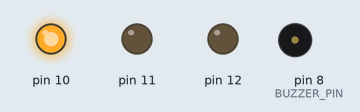
Bench run of a sketch on a simulated Arduino Uno, built with avr-gcc and run on an emulated ATmega328P. Parts: output pins drawn as LEDs (lit = HIGH), buzzer (waves = sounding, pin HIGH). What the sketch prints to the serial monitor is not drawn.

Above: at 2.5 s.
At 5.1 s:
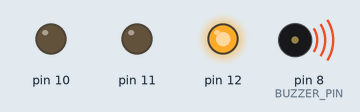
At 7.6 s:
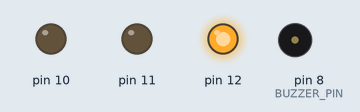
At 10.5 s:
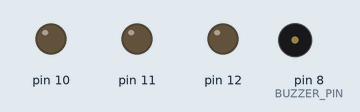
At 11.4 s:
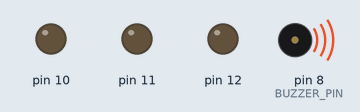
At 14.1 s:
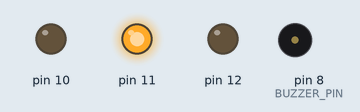
Timing chart, 0 to 17.1 s (numbered marks = the images above):
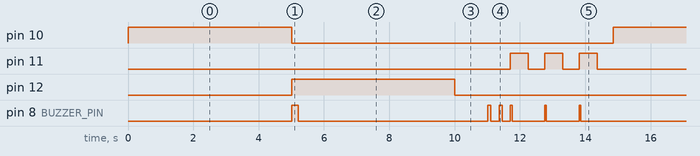

Measured:
- by itself, pin 10, pin 12: alternates HIGH for 5.0 s and LOW for 9.9 s
- by itself, pin 11: LOW → HIGH at 11.7 s, → LOW 0.55 s later, → HIGH 0.50 s later, → LOW 0.55 s later, … (12 changes in this stretch)
- by itself, pin 8 (BUZZER_PIN): repeats every 14.9 s: LOW 5.8 s, 2 × (HIGH 0.10 s, LOW 0.25 s), 2 × (HIGH 0.05 s, LOW 1.0 s), HIGH 0.05 s, LOW 6.0 s, HIGH 0.20 s

The sketch:

with_sound.ino
```cpp
/*
Уровень 2: Светофор со звуковыми сигналами
- При включении зелёного - короткий звук
- Перед красным - два предупреждающих сигнала
- Для работы нужен пьезо-зуммер на пине 8
*/

#define BUZZER_PIN 8  // Пин для зуммера

void setup() {
  pinMode(10, OUTPUT);  // 🔴 Красный
  pinMode(11, OUTPUT);  // 🟡 Жёлтый
  pinMode(12, OUTPUT);  // 🟢 Зелёный
  pinMode(BUZZER_PIN, OUTPUT);  // 🎵 Зуммер

  Serial.begin(9600);
  Serial.println("🚦 СВЕТОФОР СО ЗВУКОМ");
}

// Функция для короткого звукового сигнала
void beep(int duration) {
  digitalWrite(BUZZER_PIN, HIGH);
  delay(duration);
  digitalWrite(BUZZER_PIN, LOW);
  delay(50);
}

void loop() {
  // 🔴 Фаза 1: Красный
  Serial.println("🔴 КРАСНЫЙ: СТОП");
  digitalWrite(10, HIGH);
  digitalWrite(11, LOW);
  digitalWrite(12, LOW);
  delay(5000);

  // 🟢 Фаза 2: Зелёный со звуком
  Serial.println("🟢 ЗЕЛЁНЫЙ: ИДТИ (со звуком)");
  digitalWrite(10, LOW);
  digitalWrite(11, LOW);
  digitalWrite(12, HIGH);
  beep(200);  // Короткий звук при включении зелёного
  delay(5000 - 250);  // Минус время звука

  digitalWrite(10, LOW);
  digitalWrite(11, LOW);
  digitalWrite(12, LOW);
  delay(1000);

  // Предупреждение перед красным
  Serial.println("⚠️ ВНИМАНИЕ! Скоро красный");
  for (int i = 0; i < 2; i++) {
    beep(100);
    delay(200);
  }

  // 🟡 Фаза 3: Жёлтый мигает
  Serial.println("🟡 ЖЁЛТЫЙ: ВНИМАНИЕ");
  for (int i = 1; i <= 3; i++) {
    Serial.print("  Мигание ");
    Serial.println(i);

    digitalWrite(11, HIGH);
    beep(50);  // Тихий звук при каждом мигании
    delay(450);  // 500 - 50 (время звука)

    digitalWrite(11, LOW);
    delay(500);
  }

  Serial.println("=== ЦИКЛ ЗАВЕРШЁН ===\n");
}
```
